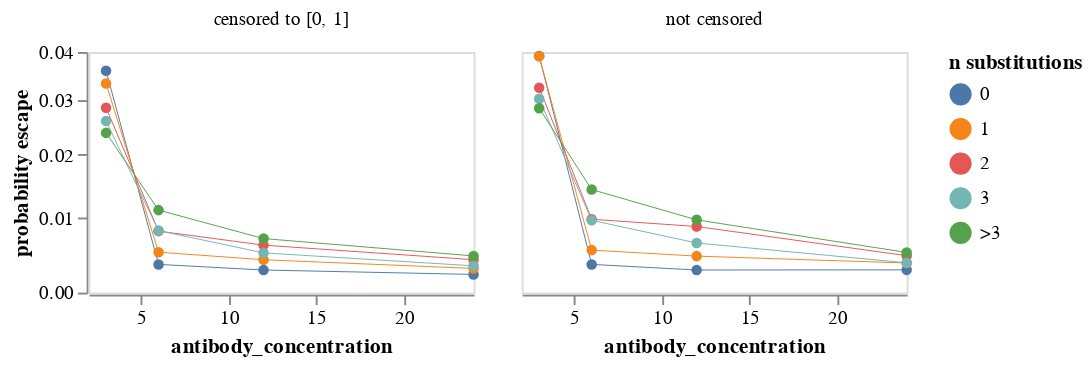

The notebook cell this image was saved under:
### Markdown cell above
Plot mean probability of escape across all variants with the indicated number of mutations.
Note that this plot weights each variant the same in the means regardless of how many barcode counts it has.
We plot means for both censored (set to between 0 and 1) and uncensored probabilities of escape.
Also, note it uses a symlog scale for the y-axis.
Mouseover points for values:

### Code cell
max_aa_subs = 4  # group if >= this many substitutions

mean_prob_escape = (
    prob_escape.assign(
        n_subs=lambda x: (
            x["aa_substitutions_reference"]
            .str.split()
            .map(len)
            .clip(upper=max_aa_subs)
            .map(lambda n: str(n) if n < max_aa_subs else f">{max_aa_subs - 1}")
        )
    )
    .groupby(["antibody_concentration", "n_subs"], as_index=False)
    .aggregate({"prob_escape": "mean", "prob_escape_uncensored": "mean"})
    .rename(
        columns={
            "prob_escape": "censored to [0, 1]",
            "prob_escape_uncensored": "not censored",
        }
    )
    .melt(
        id_vars=["antibody_concentration", "n_subs"],
        var_name="censored",
        value_name="probability escape",
    )
)

mean_prob_escape_chart = (
    alt.Chart(mean_prob_escape)
    .encode(
        x=alt.X("antibody_concentration"),
        y=alt.Y(
            "probability escape",
            scale=alt.Scale(type="symlog", constant=0.05),
        ),
        column=alt.Column("censored", title=None),
        color=alt.Color("n_subs", title="n substitutions"),
        tooltip=[
            alt.Tooltip(c, format=".3g") if mean_prob_escape[c].dtype == float else c
            for c in mean_prob_escape.columns
        ],
    )
    .mark_line(point=True, size=0.5)
    .properties(width=200, height=125)
    .configure_axis(grid=False)
)

mean_prob_escape_chart

### Figure 1 — Vega-Lite specification as saved in the notebook (floating-point values rounded to 4 significant figures)
{"config": {"view": {"continuousWidth": 400, "continuousHeight": 300}, "axis": {"grid": false}}, "data": {"name": "data-7064d938cc788fd5d1f4feb83359f654"}, "mark": {"type": "line", "point": true, "size": 0.5}, "encoding": {"color": {"field": "n_subs", "title": "n substitutions", "type": "nominal"}, "column": {"field": "censored", "title": null, "type": "nominal"}, "tooltip": [{"field": "antibody_concentration", "format": ".3g", "type": "quantitative"}, {"field": "n_subs", "type": "nominal"}, {"field": "censored", "type": "nominal"}, {"field": "probability escape", "format": ".3g", "type": "quantitative"}], "x": {"field": "antibody_concentration", "type": "quantitative"}, "y": {"field": "probability escape", "scale": {"constant": 0.05, "type": "symlog"}, "type": "quantitative"}}, "height": 125, "width": 200, "$schema": "https://vega.github.io/schema/vega-lite/v5.2.0.json", "datasets": {"data-7064d938cc788fd5d1f4feb83359f654": [{"antibody_concentration": 3.0, "n_subs": "0", "censored": "censored to [0, 1]", "probability escape": 0.03596}, {"antibody_concentration": 3.0, "n_subs": "1", "censored": "censored to [0, 1]", "probability escape": 0.03335}, {"antibody_concentration": 3.0, "n_subs": "2", "censored": "censored to [0, 1]", "probability escape": 0.02854}, {"antibody_concentration": 3.0, "n_subs": "3", "censored": "censored to [0, 1]", "probability escape": 0.02602}, {"antibody_concentration": 3.0, "n_subs": ">3", "censored": "censored to [0, 1]", "probability escape": 0.02386}, {"antibody_concentration": 6.0, "n_subs": "0", "censored": "censored to [0, 1]", "probability escape": 0.003565}, {"antibody_concentration": 6.0, "n_subs": "1", "censored": "censored to [0, 1]", "probability escape": 0.00519}, {"antibody_concentration": 6.0, "n_subs": "2", "censored": "censored to [0, 1]", "probability escape": 0.008099}, {"antibody_concentration": 6.0, "n_subs": "3", "censored": "censored to [0, 1]", "probability escape": 0.008171}, {"antibody_concentration": 6.0, "n_subs": ">3", "censored": "censored to [0, 1]", "probability escape": 0.01116}, {"antibody_concentration": 12.0, "n_subs": "0", "censored": "censored to [0, 1]", "probability escape": 0.002837}, {"antibody_concentration": 12.0, "n_subs": "1", "censored": "censored to [0, 1]", "probability escape": 0.004179}, {"antibody_concentration": 12.0, "n_subs": "2", "censored": "censored to [0, 1]", "probability escape": 0.006147}, {"antibody_concentration": 12.0, "n_subs": "3", "censored": "censored to [0, 1]", "probability escape": 0.005095}, {"antibody_concentration": 12.0, "n_subs": ">3", "censored": "censored to [0, 1]", "probability escape": 0.007055}, {"antibody_concentration": 24.0, "n_subs": "0", "censored": "censored to [0, 1]", "probability escape": 0.002267}, {"antibody_concentration": 24.0, "n_subs": "1", "censored": "censored to [0, 1]", "probability escape": 0.003041}, {"antibody_concentration": 24.0, "n_subs": "2", "censored": "censored to [0, 1]", "probability escape": 0.004182}, {"antibody_concentration": 24.0, "n_subs": "3", "censored": "censored to [0, 1]", "probability escape": 0.003378}, {"antibody_concentration": 24.0, "n_subs": ">3", "censored": "censored to [0, 1]", "probability escape": 0.004686}, {"antibody_concentration": 3.0, "n_subs": "0", "censored": "not censored", "probability escape": 0.03913}, {"antibody_concentration": 3.0, "n_subs": "1", "censored": "not censored", "probability escape": 0.03905}, {"antibody_concentration": 3.0, "n_subs": "2", "censored": "not censored", "probability escape": 0.03249}, {"antibody_concentration": 3.0, "n_subs": "3", "censored": "not censored", "probability escape": 0.03027}, {"antibody_concentration": 3.0, "n_subs": ">3", "censored": "not censored", "probability escape": 0.02843}, {"antibody_concentration": 6.0, "n_subs": "0", "censored": "not censored", "probability escape": 0.003565}, {"antibody_concentration": 6.0, "n_subs": "1", "censored": "not censored", "probability escape": 0.005467}, {"antibody_concentration": 6.0, "n_subs": "2", "censored": "not censored", "probability escape": 0.009813}, {"antibody_concentration": 6.0, "n_subs": "3", "censored": "not censored", "probability escape": 0.009655}, {"antibody_concentration": 6.0, "n_subs": ">3", "censored": "not censored", "probability escape": 0.01431}, {"antibody_concentration": 12.0, "n_subs": "0", "censored": "not censored", "probability escape": 0.002837}, {"antibody_concentration": 12.0, "n_subs": "1", "censored": "not censored", "probability escape": 0.00466}, {"antibody_concentration": 12.0, "n_subs": "2", "censored": "not censored", "probability escape": 0.008763}, {"antibody_concentration": 12.0, "n_subs": "3", "censored": "not censored", "probability escape": 0.006441}, {"antibody_concentration": 12.0, "n_subs": ">3", "censored": "not censored", "probability escape": 0.009724}, {"antibody_concentration": 24.0, "n_subs": "0", "censored": "not censored", "probability escape": 0.002856}, {"antibody_concentration": 24.0, "n_subs": "1", "censored": "not censored", "probability escape": 0.00375}, {"antibody_concentration": 24.0, "n_subs": "2", "censored": "not censored", "probability escape": 0.004718}, {"antibody_concentration": 24.0, "n_subs": "3", "censored": "not censored", "probability escape": 0.003775}, {"antibody_concentration": 24.0, "n_subs": ">3", "censored": "not censored", "probability escape": 0.005151}]}}
